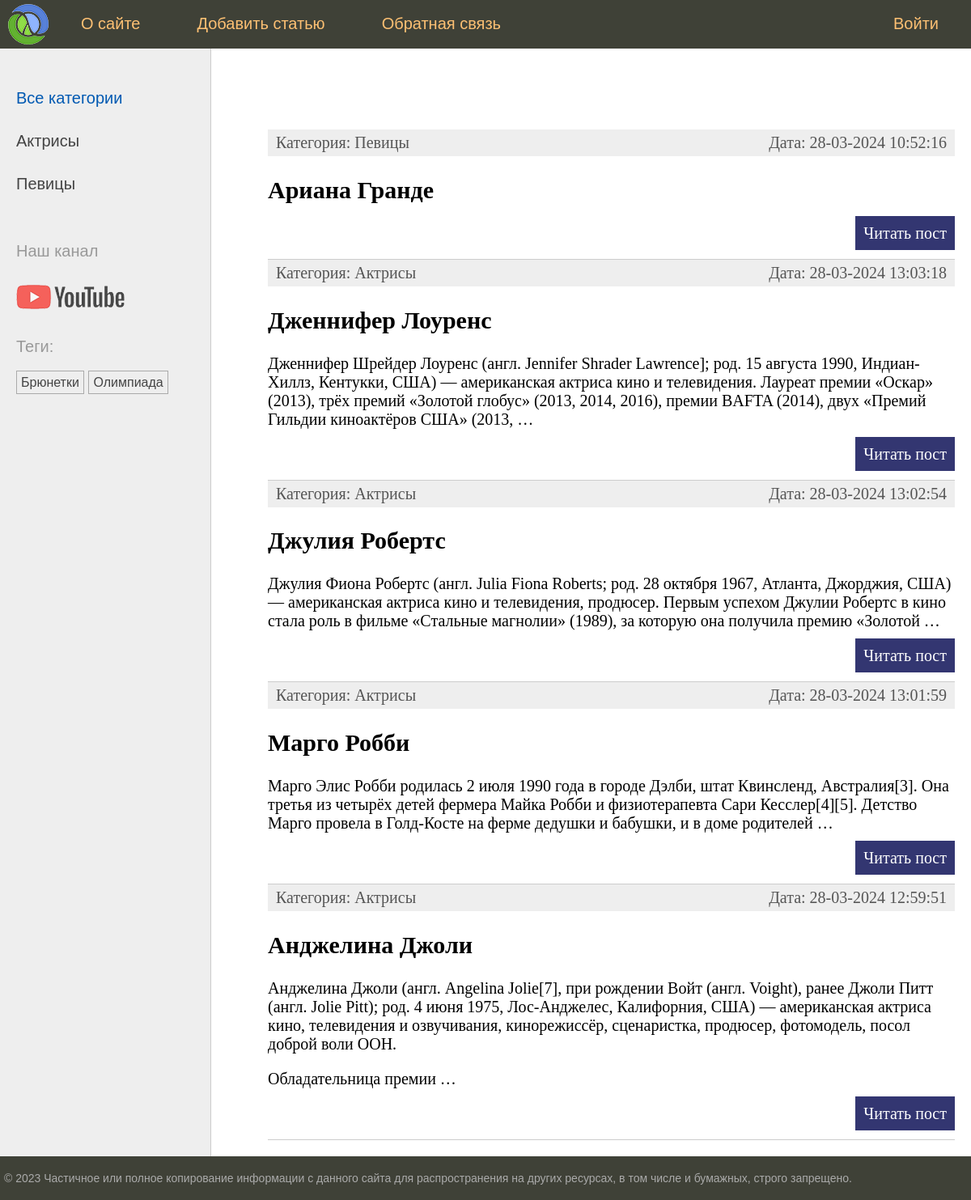
Before: / with the older database file.
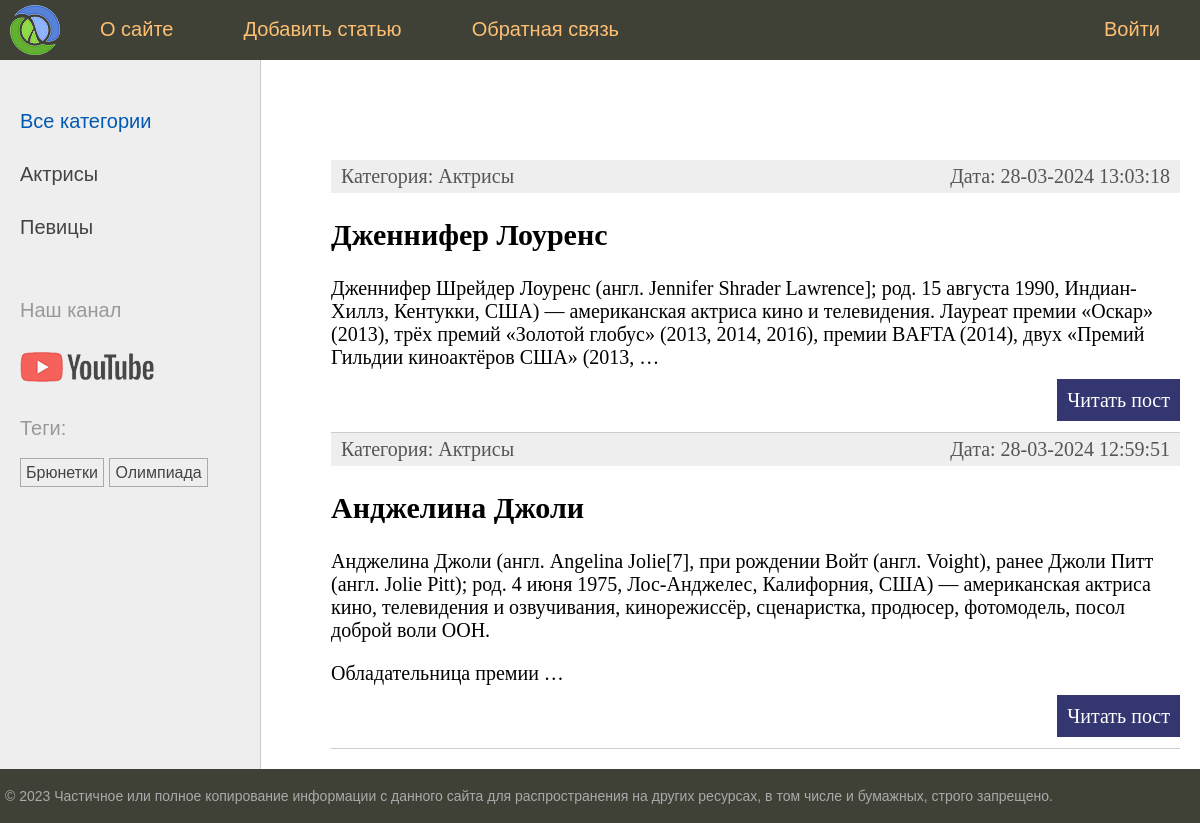
After: the same page with the newer database file.
### women/models.py (models this page shows, shortened)
class Category(models.Model):
    name = models.CharField(max_length=100, db_index=True)
    slug = models.SlugField(max_length=255, unique=True, db_index=True)
    objects = models.Manager()
    def get_absolute_url(self):
        return reverse('category', kwargs={'cat_slug': self.slug})
    class Meta:
        verbose_name = 'Category'
        verbose_name_plural = 'Categories'

class TagPost(models.Model):
    tag = models.CharField(max_length=100, db_index=True)
    slug = models.SlugField(max_length=255, db_index=True)
    objects = models.Manager()
    def get_absolute_url(self):
        return reverse('tag', kwargs={'tag_slug': self.slug})

class Women(models.Model):
    class Status(models.IntegerChoices):
        DRAFT = 0, 'Черновик'
        PUBLISHED = 1, 'Опубликовано'
    title = models.CharField(max_length=255)
    slug = models.SlugField(max_length=255, unique=True, db_index=True)
    content = models.TextField(blank=True)  # blank=True - поле может быть пустым
    time_create = models.DateTimeField(auto_now_add=True)
    time_update = models.DateTimeField(auto_now=True)
    is_published = models.BooleanField(choices=tuple(map(lambda x: (bool(x[0]), x[1]), Status.choices)),
                                       default=Status.DRAFT)
    cat = models.ForeignKey(to='Category', on_delete=models.PROTECT, related_name='posts')
    tags = models.ManyToManyField(to='TagPost', related_name='tags')
    published = PublishedManager()
    objects = models.Manager()
    class Meta:
        verbose_name = 'Famous Woman'
        verbose_name_plural = 'Famous Women'
        ordering = ['-time_create']
        indexes = [
            models.Index(fields=['-time_create'])
        ]
    def get_absolute_url(self):
        return reverse('post', kwargs={'post_slug': self.slug})

### women/views.py (the view)
# urls.py: path('', views.index, name='home'),  # http://127.0.0.1:8000
def index(request):
    posts = Women.published.all().select_related('cat')
    data = {
        'title': 'Главная страница',
        'menu': menu,
        'posts': posts,
        'cat_selected': 0,
    }
    return render(request, 'women/index.html', context=data)

### women/models.py (called while the page is built)
    def get_queryset(self):
        return super().get_queryset().filter(is_published=Women.Status.PUBLISHED)

### women/templatetags/women_tags.py (called while the page is built)
@register.inclusion_tag('women/list_categories.html')
def show_categories(cat_selected=0):
    cats = Category.objects.annotate(total=Count('posts')).filter(total__gt=0)
    return {'cats': cats, 'cat_selected': cat_selected}

@register.inclusion_tag('women/list_tags.html')
def show_all_tags():
    tags = TagPost.objects.annotate(total=Count('tags')).filter(total__gt=0)
    return {'tags': tags}

### women/templates/women/index.html (shortened to what this page needs)
{% extends 'base.html' %}
{% block content %}
<ul class="list-articles">
	{% for p in posts %}
			<li>
				<div class="article-panel">
					<p class="first">Категория: {{ p.cat.name }}</p>
					<p class="last">Дата: {{ p.time_update|date:"d-m-Y H:i:s" }}</p>
				</div>
				<h2>{{ p.title }}</h2>
    {% autoescape off %}
	{{p.content|linebreaks|truncatewords:40}}
    {% endautoescape %}
			<p class="link-read-post"><a href="{{ p.get_absolute_url }}">Читать пост</a></p>
			</li>
	{% endfor %}
</ul>
{% endblock %}

### templates/base.html (shortened to what this page needs)
{% load static %}
{% load women_tags %}
<!DOCTYPE html>
<html>
<head>
	<link type="text/css" href="{% static 'women/css/styles.css' %}" rel="stylesheet" />
</head>
<body>
<table class="table-page" border=0 cellpadding="0" cellspacing="0">
<tr><td valign=top>
{% block mainmenu %}
		<div class="header">
			<ul id="mainmenu" class="mainmenu">
			<li class="logo"><a href="{% url 'home' %}"><div class="logo"></div></a></li>
{% for m in menu %}
	{% if not forloop.last %}<li>{% else %}<li class="last">{% endif %}
		<a href="{% url m.url_name %}">{{m.title}}</a></li>
{% endfor %}
			</ul>
		</div>
{% endblock mainmenu %}
<table class="table-content" border=0 cellpadding="0" cellspacing="0">
<tr>
	<td valign="top" class="left-chapters">
	<ul id="leftchapters">
		{% if cat_selected == 0 %}
		<li class="selected">Все категории</li>
		{% else %}
		<li><a href="{% url 'home' %}">Все категории</a></li>
		{% endif %}
		{% show_categories cat_selected %}
		<li class="share">
		<p>Наш канал</p>
		<a class="share-yt" href="https://www.youtube.com/channel/UClJzWfGWuGJL2t-3dYKcHTA/playlists" target="_blank" rel="nofollow"></a>
		</li>
		<li>
			{% show_all_tags %}
		</li>
	</ul>
</td>
<td valign="top" class="content">
	<div class="content-text">
{% block content %}
{% endblock %}
	</div>
</td></tr></table>
</td></tr>
<tr><td valign=top>
	<div id="footer">
		<p>&copy; 2023 Частичное или полное копирование информации с данного сайта для распространения на других ресурсах, в том числе и бумажных, строго запрещено.</p>
	</div>
</td></tr></table>
</body>
</html>

### women/templates/women/list_categories.html
{% for cat in cats %}
{% if cat.id == cat_selected %}
<li class="selected">{{cat.name}}</li>
{% else %}
<li><a href="{{ cat.get_absolute_url }}">{{cat.name}}</a></li>
{% endif %}
{% endfor %}

### women/templates/women/list_tags.html
{% if tags  %}
  <p>Теги:</p>
  <ul class="tags-list">
    {% for t in tags %}
      <li><a href="{{ t.get_absolute_url }}">{{ t.tag }}</a></li>
    {% endfor %}
  </ul>
{% endif %}

Changed rows visible on the page:
no longer on this page (row edited): Women: cat.name "Певицы", time_update "28-03-2024 10:52:16", title "Ариана Гранде"
no longer on this page (row edited): Women: cat.name "Актрисы", time_update "28-03-2024 13:02:54", title "Джулия Робертс", content "Джулия Фиона Робертс (англ. Julia Fiona Roberts; род. 28 октября 1967, Атланта, Джорджия, США) — американская актриса кино и телевидения, продюсер. Первым успехом Джулии Робертс в кино стала роль в фильме «Стальные магнолии» (1989), за которую она получила премию «Золотой …"
no longer on this page (row edited): Women: cat.name "Актрисы", time_update "28-03-2024 13:01:59", title "Марго Робби", content "Марго Элис Робби родилась 2 июля 1990 года в городе Дэлби, штат Квинсленд, Австралия[3]. Она третья из четырёх детей фермера Майка Робби и физиотерапевта Сари Кесслер[4][5]. Детство Марго провела в Голд-Косте на ферме дедушки и бабушки, и в доме родителей …"
